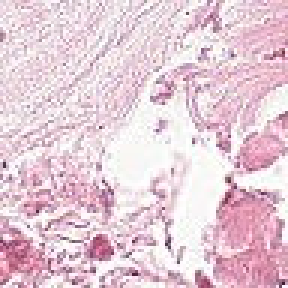
#> input picture data/raw/source.tif, 96 x 96 px (shown 3 times larger)
$ python -i ui_utils.py   (imports and definitions only)
#> lines starting #> are read from the running program, lines starting #| are printed output that depends on the picture
#> further down, picture is the input picture: shape (96, 96, 3); mean B, G, R 215.4, 204.3, 229.1
"""
UI Utility functions for the Stain Normalization Streamlit App
"""

import cv2
import numpy as np
import numpy.typing as npt
import streamlit as st


# [18 lines left out: function format_timecode, not called in this run]


def generate_fast_rgb_parade(
    image_bgr: npt.NDArray[np.uint8],
    scope_width: int = 256,
    scope_height: int = 400
) -> npt.NDArray[np.uint8]:
    """
    Renders an RGB Parade as a pure pixel array (2D Histogram).
    Uses logarithmic compression for maximum waveform visibility.

    Parameters
    ----------
    image_bgr : npt.NDArray[np.uint8]
        Input image in BGR format.
    scope_width : int, optional
        Width of each channel's scope, by default 256.
    scope_height : int, optional
        Height of the scope, by default 400.

    Returns
    -------
    npt.NDArray[np.uint8]
        The rendered RGB Parade image.
    """
#> called with scope_width = 256, scope_height = 400
    # 1. Resize for performance
    img = cv2.resize(image_bgr, (scope_width, 128))
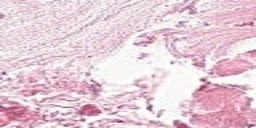
#> img: shape (128, 256, 3); mean B, G, R 215.2, 204.2, 229
    img_rgb = cv2.cvtColor(img, cv2.COLOR_BGR2RGB)

    # Canvas (using float32 for precise math before clipping)
    parade = np.zeros((scope_height, scope_width * 3, 3), dtype=np.float32)

    for i in range(3):  # 0=Red, 1=Green, 2=Blue
        channel = img_rgb[:, :, i]
        chan_scope = np.zeros((256, scope_width), dtype=np.float32)

        # 2. 2D Histogram: Count brightness values per column
        for x in range(scope_width):
            col_data = channel[:, x]
            hist = np.bincount(col_data, minlength=256)
            chan_scope[:, x] = hist[:256]

        # Logarithmic compression to boost weak signals
        chan_scope = np.log1p(chan_scope)

        # 3. Normalize to 0.0 - 1.0
        max_val = chan_scope.max()
        if max_val > 0:
            chan_scope = chan_scope / max_val

        # 4. Gamma curve & Gain boost for "glowing" effect
        chan_scope = np.power(chan_scope, 0.6) * 255
        chan_scope = np.clip(chan_scope * 1.5, 0, 255)

        # 5. Flip vertically (white/255 at top)
        chan_scope = np.flipud(chan_scope)
        chan_scope = cv2.resize(chan_scope, (scope_width, scope_height))

        # 6. Insert into parade
        x_offset = i * scope_width
        parade[:, x_offset:x_offset+scope_width, i] = chan_scope
#> this loop made 3 passes
#> pass 1, in generate_fast_rgb_parade, `channel = img_rgb[:, :, i]`:
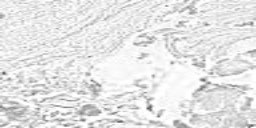
#> channel: shape (128, 256); min 93, max 255, mean 229
#> pass 2, in generate_fast_rgb_parade, `channel = img_rgb[:, :, i]`:
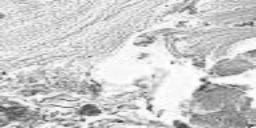
#> channel: shape (128, 256); min 57, max 255, mean 204.2
#> pass 3, in generate_fast_rgb_parade, `channel = img_rgb[:, :, i]`:
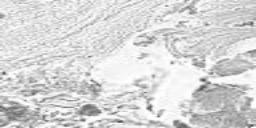
#> channel: shape (128, 256); min 76, max 255, mean 215.2
#> after the loop:
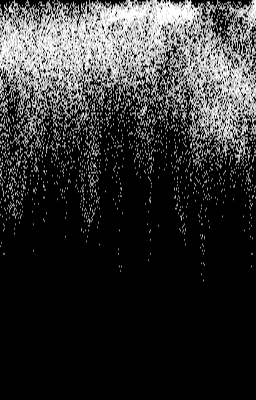
#> chan_scope: shape (400, 256) float32; min 0, max 255, mean 50.6
#> after the loop:
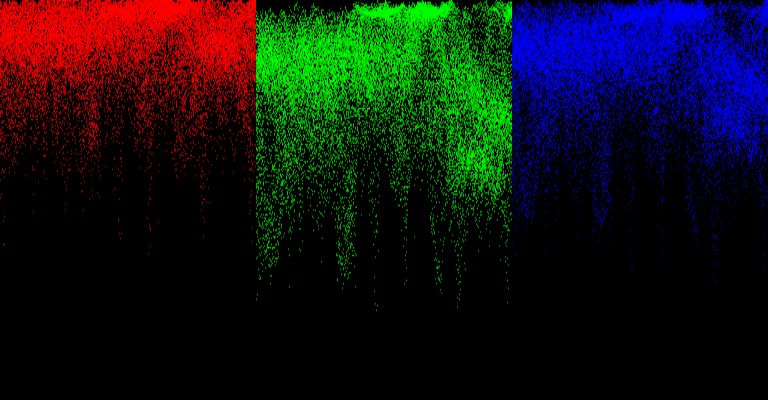
#> parade: shape (400, 768, 3) float32; mean R, G, B 14.9, 17.6, 16.9

    return parade.astype(np.uint8)
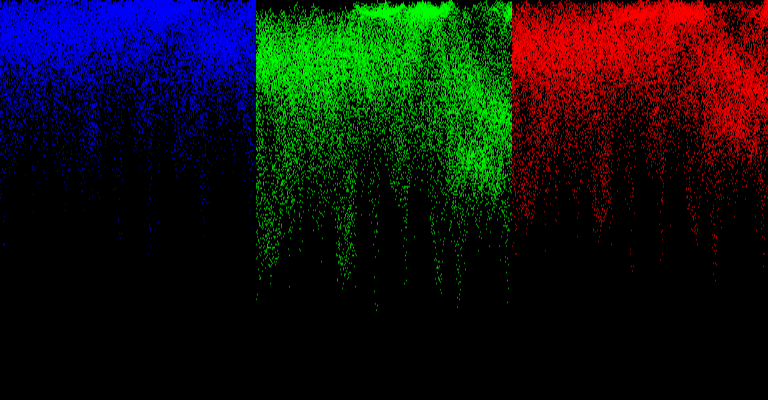
#> returned value: shape (400, 768, 3); mean of channels 0, 1, 2 14.9, 17.6, 16.8; drawn as B, G, R


# [32 lines left out: functions create_ui_proxy, load_uploaded_image, not called in this run]

>>> import cv2
>>> picture = cv2.imread('../data/raw/source.tif')
>>> result = generate_fast_rgb_parade(picture)
